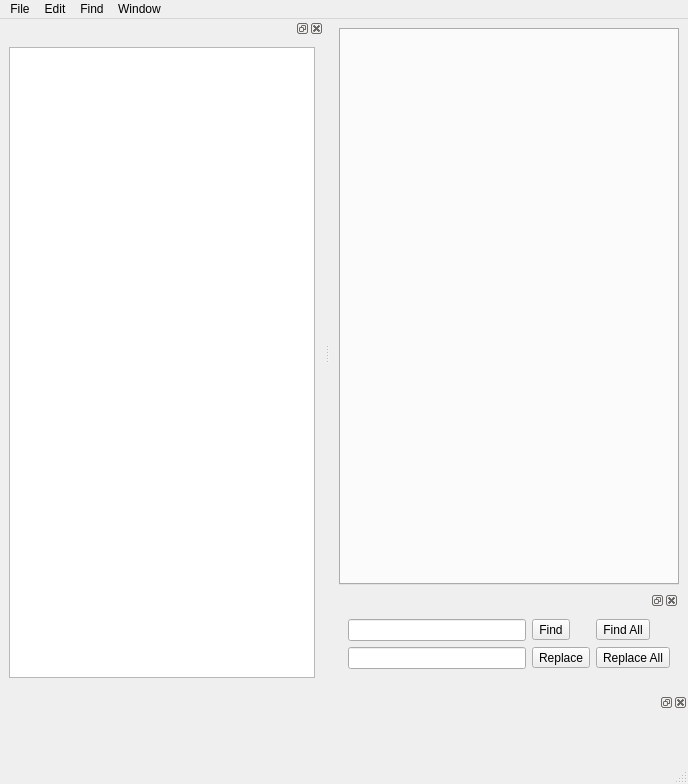
<?xml version="1.0" encoding="UTF-8"?>
<ui version="4.0">
 <class>MainWindow</class>
 <widget class="QMainWindow" name="MainWindow">
  <property name="geometry">
   <rect>
    <x>0</x>
    <y>0</y>
    <width>688</width>
    <height>784</height>
   </rect>
  </property>
  <property name="windowTitle">
   <string>MainWindow</string>
  </property>
  <widget class="QWidget" name="centralwidget">
   <layout class="QGridLayout" name="gridLayout">
    <item row="0" column="0">
     <widget class="CustomTab" name="tabWidget">
      <property name="tabsClosable">
       <bool>true</bool>
      </property>
     </widget>
    </item>
    <item row="1" column="0">
     <widget class="QDockWidget" name="findReplaceWidget">
      <property name="sizePolicy">
       <sizepolicy hsizetype="Preferred" vsizetype="Fixed">
        <horstretch>0</horstretch>
        <verstretch>0</verstretch>
       </sizepolicy>
      </property>
      <property name="allowedAreas">
       <set>Qt::BottomDockWidgetArea</set>
      </property>
      <widget class="QWidget" name="dockWidgetContents_3">
       <layout class="QGridLayout" name="gridLayout_3">
        <item row="0" column="0">
         <widget class="QLineEdit" name="findValue"/>
        </item>
        <item row="0" column="1">
         <widget class="QToolButton" name="findButton">
          <property name="text">
           <string>Find</string>
          </property>
         </widget>
        </item>
        <item row="0" column="2">
         <widget class="QToolButton" name="findAllButton">
          <property name="text">
           <string>Find All</string>
          </property>
         </widget>
        </item>
        <item row="1" column="0">
         <widget class="QLineEdit" name="replaceValue"/>
        </item>
        <item row="1" column="1">
         <widget class="QToolButton" name="replaceButton">
          <property name="text">
           <string>Replace</string>
          </property>
         </widget>
        </item>
        <item row="1" column="2">
         <widget class="QToolButton" name="replaceAllButton">
          <property name="text">
           <string>Replace All</string>
          </property>
         </widget>
        </item>
       </layout>
      </widget>
     </widget>
    </item>
   </layout>
  </widget>
  <widget class="QMenuBar" name="menubar">
   <property name="geometry">
    <rect>
     <x>0</x>
     <y>0</y>
     <width>688</width>
     <height>31</height>
    </rect>
   </property>
   <widget class="QMenu" name="menuFile">
    <property name="title">
     <string>File</string>
    </property>
    <addaction name="actionNew"/>
    <addaction name="actionOpenDirectory"/>
    <addaction name="actionOpen"/>
    <addaction name="actionRecent"/>
    <addaction name="separator"/>
    <addaction name="actionSave"/>
    <addaction name="actionSaveAs"/>
    <addaction name="separator"/>
    <addaction name="actionCloseTab"/>
    <addaction name="actionCloseAllTab"/>
    <addaction name="separator"/>
    <addaction name="actionExit"/>
   </widget>
   <widget class="QMenu" name="menuEdit">
    <property name="title">
     <string>Edit</string>
    </property>
    <addaction name="actionCut"/>
    <addaction name="actionCopy"/>
    <addaction name="actionPaste"/>
    <addaction name="actionUndo"/>
    <addaction name="actionRedo"/>
    <addaction name="actionIndent"/>
    <addaction name="actionUnIndent"/>
    <addaction name="actionLineCut"/>
    <addaction name="actionLineCopy"/>
    <addaction name="actionLineMove"/>
    <addaction name="actionLineTranspose"/>
    <addaction name="actionLineDuplicate"/>
    <addaction name="actionCommentUncomment"/>
    <addaction name="actionLineDown"/>
    <addaction name="actionFoldAll"/>
    <addaction name="actionFoldCurrent"/>
    <addaction name="actionClearFoldings"/>
   </widget>
   <widget class="QMenu" name="menuFind">
    <property name="title">
     <string>Find</string>
    </property>
    <addaction name="actionFind"/>
    <addaction name="actionFindAll"/>
    <addaction name="actionReplace"/>
    <addaction name="actionReplaceAll"/>
    <addaction name="actionGotoLine"/>
    <addaction name="actionHighlight"/>
    <addaction name="actionUpperCase"/>
    <addaction name="actionLowerCase"/>
    <addaction name="actionCamelCase"/>
   </widget>
   <widget class="QMenu" name="menuWindow">
    <property name="title">
     <string>Window</string>
    </property>
    <addaction name="actionPythonInterpreter"/>
   </widget>
   <addaction name="menuFile"/>
   <addaction name="menuEdit"/>
   <addaction name="menuFind"/>
   <addaction name="menuWindow"/>
  </widget>
  <widget class="QStatusBar" name="statusbar"/>
  <widget class="QDockWidget" name="directoryTreeDockWidget">
   <property name="sizePolicy">
    <sizepolicy hsizetype="Preferred" vsizetype="Expanding">
     <horstretch>0</horstretch>
     <verstretch>0</verstretch>
    </sizepolicy>
   </property>
   <property name="minimumSize">
    <size>
     <width>324</width>
     <height>297</height>
    </size>
   </property>
   <attribute name="dockWidgetArea">
    <number>1</number>
   </attribute>
   <widget class="QWidget" name="directoryDockWidgetContents">
    <layout class="QGridLayout" name="gridLayout_2">
     <item row="0" column="0">
      <widget class="DirectoryTree" name="directoryTreeView"/>
     </item>
    </layout>
   </widget>
  </widget>
  <widget class="QDockWidget" name="interpreterDockWidget">
   <property name="sizePolicy">
    <sizepolicy hsizetype="Preferred" vsizetype="Fixed">
     <horstretch>0</horstretch>
     <verstretch>0</verstretch>
    </sizepolicy>
   </property>
   <property name="minimumSize">
    <size>
     <width>105</width>
     <height>69</height>
    </size>
   </property>
   <attribute name="dockWidgetArea">
    <number>8</number>
   </attribute>
   <widget class="QWidget" name="interpreterDockWidgetContents">
    <property name="sizePolicy">
     <sizepolicy hsizetype="Preferred" vsizetype="Fixed">
      <horstretch>0</horstretch>
      <verstretch>0</verstretch>
     </sizepolicy>
    </property>
    <layout class="QGridLayout" name="gridLayout_4">
     <item row="0" column="0">
      <widget class="EmbedIPython" name="interpreterWidget" native="true">
       <property name="sizePolicy">
        <sizepolicy hsizetype="Preferred" vsizetype="Fixed">
         <horstretch>0</horstretch>
         <verstretch>0</verstretch>
        </sizepolicy>
       </property>
       <property name="minimumSize">
        <size>
         <width>0</width>
         <height>0</height>
        </size>
       </property>
      </widget>
     </item>
    </layout>
   </widget>
  </widget>
  <action name="actionCtrl_N">
   <property name="text">
    <string>Ctrl+N</string>
   </property>
  </action>
  <action name="actionNew">
   <property name="text">
    <string>New                Ctrl+N</string>
   </property>
  </action>
  <action name="actionOpen">
   <property name="text">
    <string>Open File        Ctrl+O</string>
   </property>
  </action>
  <action name="actionExit">
   <property name="text">
    <string>Exit                  Alt+F4</string>
   </property>
  </action>
  <action name="actionCloseTab">
   <property name="text">
    <string>Close Tab        Ctrl+W</string>
   </property>
  </action>
  <action name="actionCloseAllTab">
   <property name="text">
    <string>Close All Tab</string>
   </property>
  </action>
  <action name="actionSave">
   <property name="text">
    <string>Save                Ctrl+S</string>
   </property>
  </action>
  <action name="actionSaveAs">
   <property name="text">
    <string>Save As</string>
   </property>
  </action>
  <action name="actionRecent">
   <property name="text">
    <string>Recent</string>
   </property>
  </action>
  <action name="actionCut">
   <property name="text">
    <string>Cut                     Ctrl+X</string>
   </property>
  </action>
  <action name="actionCopy">
   <property name="text">
    <string>Copy                  Ctrl+C</string>
   </property>
  </action>
  <action name="actionPaste">
   <property name="text">
    <string>Paste                  Ctrl+V</string>
   </property>
  </action>
  <action name="actionUndo">
   <property name="text">
    <string>Undo                 Ctrl+Z</string>
   </property>
  </action>
  <action name="actionRedo">
   <property name="text">
    <string>Redo                  Ctrl+Y</string>
   </property>
  </action>
  <action name="actionIndent">
   <property name="text">
    <string>Indent                Tab</string>
   </property>
  </action>
  <action name="actionUnIndent">
   <property name="text">
    <string>UnIndent            Shift+Tab</string>
   </property>
  </action>
  <action name="actionLineCut">
   <property name="text">
    <string>Line Cut              Ctrl+L</string>
   </property>
  </action>
  <action name="actionLineCopy">
   <property name="text">
    <string>Line Copy           Ctrl+Shift+T</string>
   </property>
  </action>
  <action name="actionLinePaste">
   <property name="text">
    <string>Line Paste           Ctrl+Shift+L</string>
   </property>
  </action>
  <action name="actionLineDuplicate">
   <property name="text">
    <string>Line Duplicate    Ctrl+D</string>
   </property>
  </action>
  <action name="actionLineTranspose">
   <property name="text">
    <string>Line Transpose   Ctrl+T</string>
   </property>
  </action>
  <action name="actionCommentUncomment">
   <property name="text">
    <string>Un/comment     Ctrl+/</string>
   </property>
  </action>
  <action name="actionGotoLine">
   <property name="text">
    <string>Goto Line        Ctrl+G</string>
   </property>
  </action>
  <action name="actionHighlight">
   <property name="text">
    <string>Highlight        Ctrl+M</string>
   </property>
  </action>
  <action name="actionUpperCase">
   <property name="text">
    <string>UpperCase       Alt+U</string>
   </property>
  </action>
  <action name="actionLowerCase">
   <property name="text">
    <string>LowerCase      Alt+L</string>
   </property>
  </action>
  <action name="actionCamelCase">
   <property name="text">
    <string>CamelCase     Alt+C</string>
   </property>
  </action>
  <action name="actionFind">
   <property name="text">
    <string>Find             Ctrl+F</string>
   </property>
  </action>
  <action name="actionFindAll">
   <property name="text">
    <string>Find All     Ctrl+Shift+F</string>
   </property>
  </action>
  <action name="actionReplace">
   <property name="text">
    <string>Replace        Ctrl+R</string>
   </property>
  </action>
  <action name="actionReplaceAll">
   <property name="text">
    <string>Replace All      Ctrl+Shift+R</string>
   </property>
  </action>
  <action name="actionLineMove">
   <property name="text">
    <string>Line Move          Ctrl+Shift+U</string>
   </property>
  </action>
  <action name="actionLineDown">
   <property name="text">
    <string>Line Down         Ctrl+Shift+d</string>
   </property>
  </action>
  <action name="actionFoldAll">
   <property name="text">
    <string>Fold All              Alt+F</string>
   </property>
  </action>
  <action name="actionOpenDirectory">
   <property name="text">
    <string>Open Directory</string>
   </property>
  </action>
  <action name="actionPythonInterpreter">
   <property name="text">
    <string>Python Interpreter</string>
   </property>
  </action>
  <action name="actionFoldCurrent">
   <property name="text">
    <string>Fold Current      Alt+C</string>
   </property>
  </action>
  <action name="actionClearFoldings">
   <property name="text">
    <string>Clear Foldings   Alt+Z</string>
   </property>
  </action>
 </widget>
 <customwidgets>
  <customwidget>
   <class>DirectoryTree</class>
   <extends>QTreeView</extends>
   <header>_widgets.directoryTreeWidget</header>
  </customwidget>
  <customwidget>
   <class>EmbedIPython</class>
   <extends>QWidget</extends>
   <header>_widgets.interpreterWidget</header>
   <container>1</container>
  </customwidget>
  <customwidget>
   <class>CustomTab</class>
   <extends>QTabWidget</extends>
   <header>_widgets.scintillaEditor</header>
   <container>1</container>
  </customwidget>
 </customwidgets>
 <resources/>
 <connections/>
</ui>
